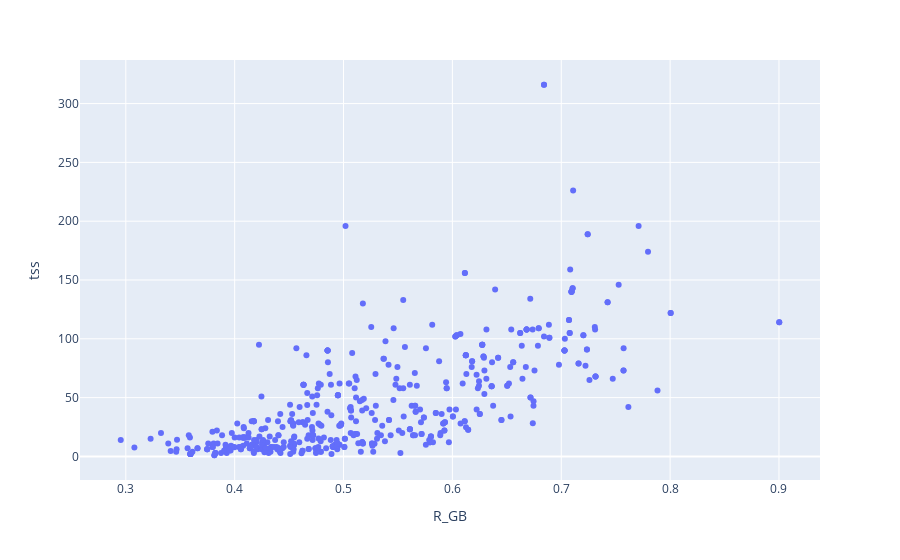

Source (notebook cell):
### Code cell
#Generate Plot
aquaHuc5 = aquaHuc5[(aquaHuc5.red > 0) & (aquaHuc5.nir > 0) & (aquaHuc5.blue > 0) & (aquaHuc5.green > 0) & (aquaHuc5.swir1 > 0) & (aquaHuc5.swir2 > 0)]
import plotly.express as px
scatter = px.scatter(aquaHuc5, x=aquaHuc5['R_GB'], y=aquaHuc5["tss"])
scatter.show()

### Figure 1 — Plotly figure (JSON) as saved in the notebook; plotly's stock layout.template omitted (floating-point values rounded to 4 significant figures; data arrays with more than 128 entries replaced by an {"elided": "..."} marker saying what was removed)
{"data": [{"hovertemplate": "R_GB=%{x}<br>tss=%{y}<extra></extra>", "legendgroup": "", "marker": {"color": "#636efa", "symbol": "circle"}, "mode": "markers", "name": "", "orientation": "v", "showlegend": false, "type": "scatter", "x": {"elided": "495 float values"}, "xaxis": "x", "y": {"elided": "495 float values"}, "yaxis": "y"}], "layout": {"legend": {"tracegroupgap": 0}, "margin": {"t": 60}, "xaxis": {"anchor": "y", "domain": [0, 1], "title": {"text": "R_GB"}}, "yaxis": {"anchor": "x", "domain": [0, 1], "title": {"text": "tss"}}}}
